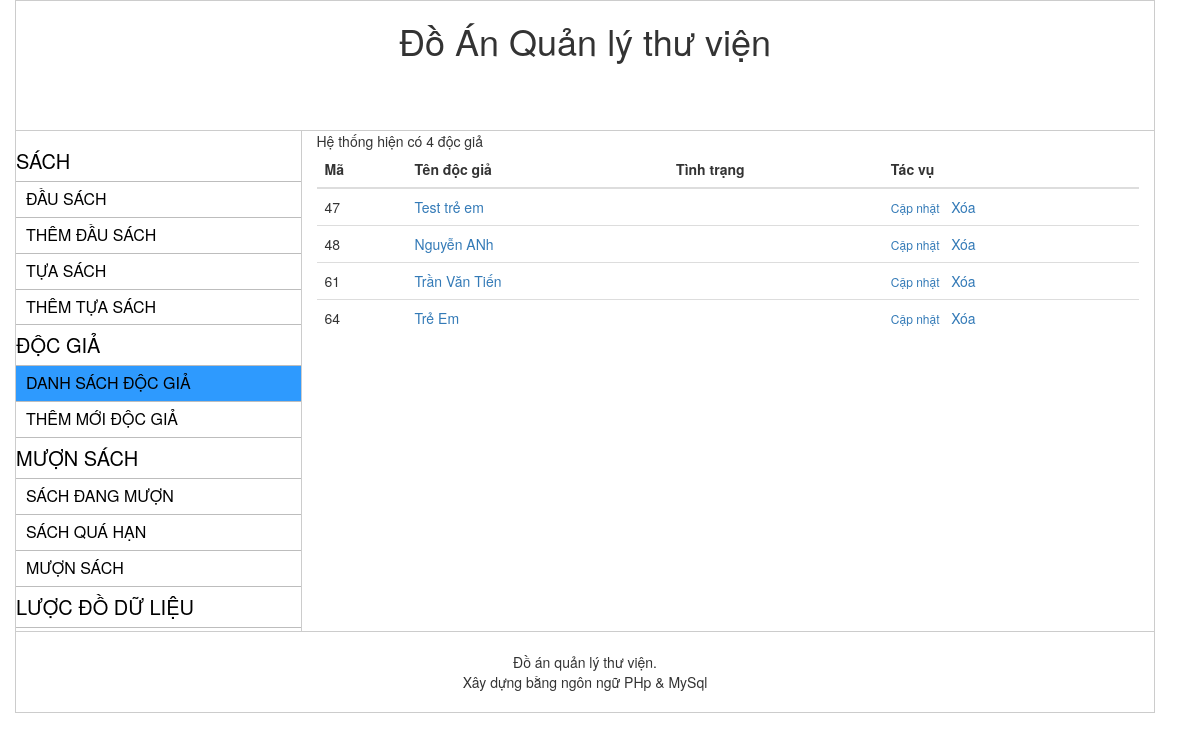
Page /index.php?act=list_docgia on the earlier database version.
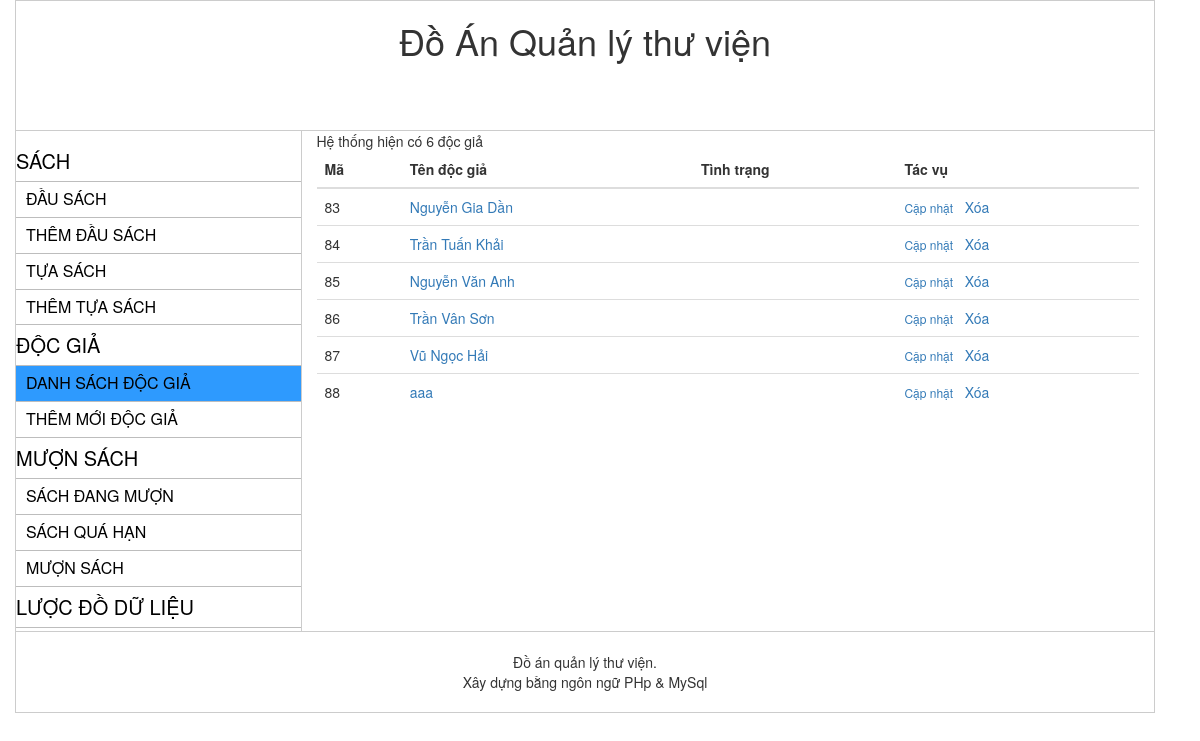
Same page on the later database version.
### tables this page shows
CREATE TABLE `docgia` (
  `ma_docgia` int(11) NOT NULL,
  `ho` varchar(155) NOT NULL,
  `hoten` varchar(255) NOT NULL,
  `tenlot` varchar(155) NOT NULL,
  `ten` varchar(155) NOT NULL,
  `ngaysinh` date NOT NULL
);

### inc/class_doc_gia.php (called while the page is built, shortened)
<?php
Class DocGia{
	public static function danhSachDocGia($select_all = 0, $posts_per_age = 10, $current_page = 1) {
		global $conn;
		if($select_all){
			$sql ="SELECT * FROM docgia";
			$result = $conn->query($sql);
			if ($result->num_rows > 0) {
				return $result;
			}
			return 0;
		} else {
			$offset = $posts_per_age * ($current_page - 1);
			$sql ="SELECT * FROM docgia LIMIT {$posts_per_age} OFFSET {$offset}";
			$result = $conn->query($sql);
			if ($result && $result->num_rows > 0) {
				return $result;
			}
			return 0;
		}
	}
}

### module/list_docgia.php (the view, shortened to what this page needs)
<?php
$total = DocGia::danhSachDocGia($select_all = 1);
if( !empty($total) ){
	$url = 'index.php?act=list_docgia&';
	$total_record = $total->num_rows;
    $current_page = isset($_GET['page']) ? $_GET['page'] : 1;
    $posts_per_page = 10;
	$result = DocGia::danhSachDocGia($select_all = 0, $posts_per_page, $current_page );
    echo "Hệ thống hiện có {$total_record} độc giả";
	echo '<table class="table ">';
	echo '<thead><tr><th> Mã</th> <th> Tên độc giả </th><th> Tình trạng </td> <th> Tác vụ </th> </tr></thead>';
	echo ' <tbody>';
	while( $row = $result->fetch_assoc() ) {
		$ma_docgia 	= $row['ma_docgia'];
        $hoten      = $row['hoten'];
		$tinhtrang 	= '';
		echo '<tr>';
        echo "<td> " . $ma_docgia. " </td><td> <a class='' href= 'index.php?act=chi_tiet_docgia&id=".$ma_docgia."'> " . $hoten. "</a> </td><td>". $tinhtrang. "</td>";
        echo "<td><a  class='action'  href='index.php?act=chi_tiet_docgia&id=".$ma_docgia."'>Cập nhật</a> &nbsp; <a href='{$url}page={$current_page}&del={$ma_docgia}' onclick ='return remove_tua_sach()'> Xóa</a>  ";
        echo '</tr>';
    }
    echo '</tbody>';
    echo '</table>';
}

Differences in the rows shown:
removed docgia: ma_docgia "47", hoten "Test trẻ em"
removed docgia: ma_docgia "48", hoten "Nguyễn ANh"
removed docgia: ma_docgia "61", hoten "Trần Văn Tiến"
removed docgia: ma_docgia "64", hoten "Trẻ Em"
added docgia: ma_docgia "83", hoten "Nguyễn Gia Dần"
added docgia: ma_docgia "84", hoten "Trần Tuấn Khải"
added docgia: ma_docgia "85", hoten "Nguyễn Văn Anh"
added docgia: ma_docgia "86", hoten "Trần Vân Sơn"
added docgia: ma_docgia "87", hoten "Vũ Ngọc Hải"
added docgia: ma_docgia "88", hoten "aaa"
Other differences:
$total_record: "4" → "6"
